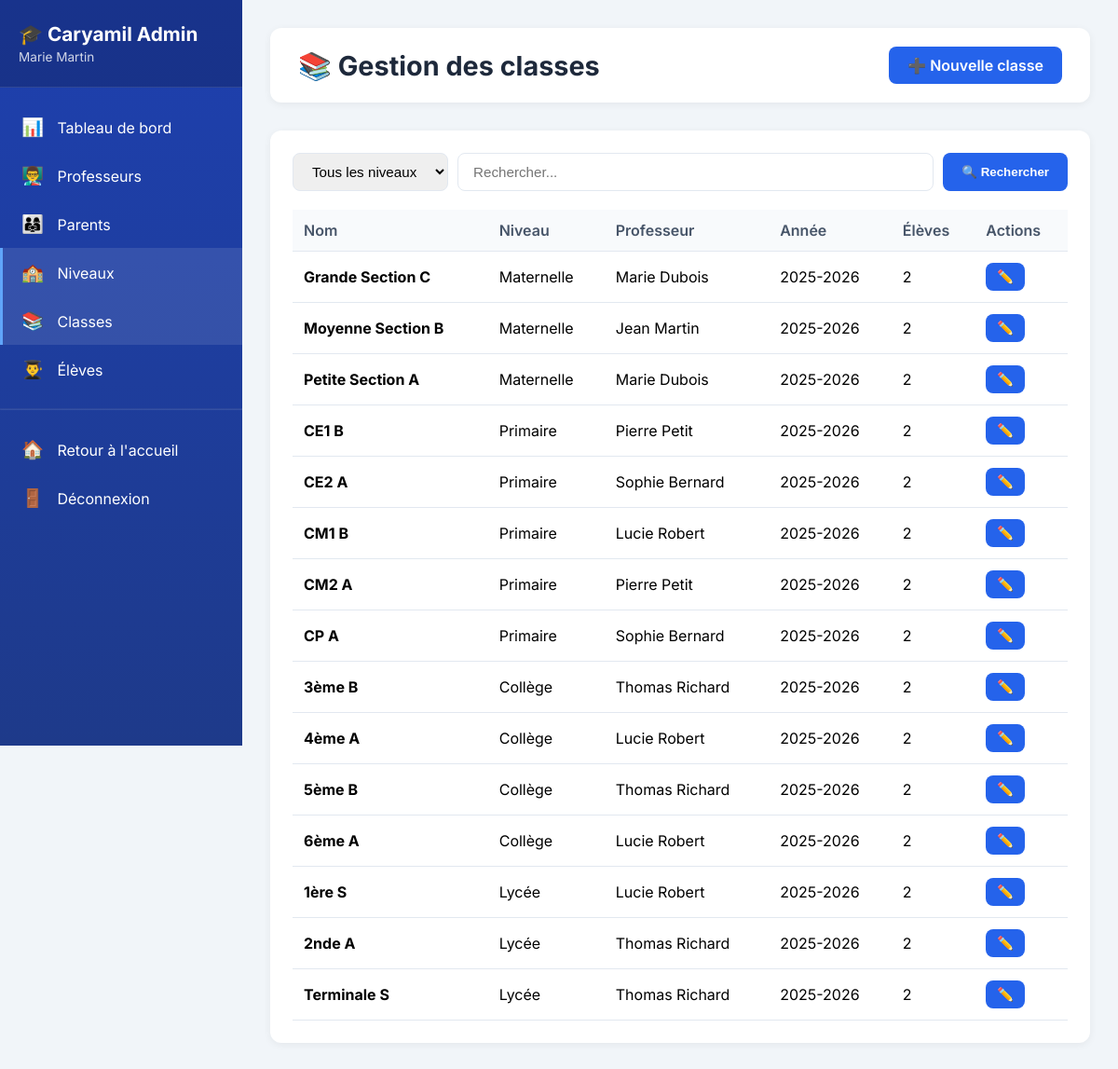
/niveaux/administration/classes/ (signed in), run on an earlier commit of the app's database.
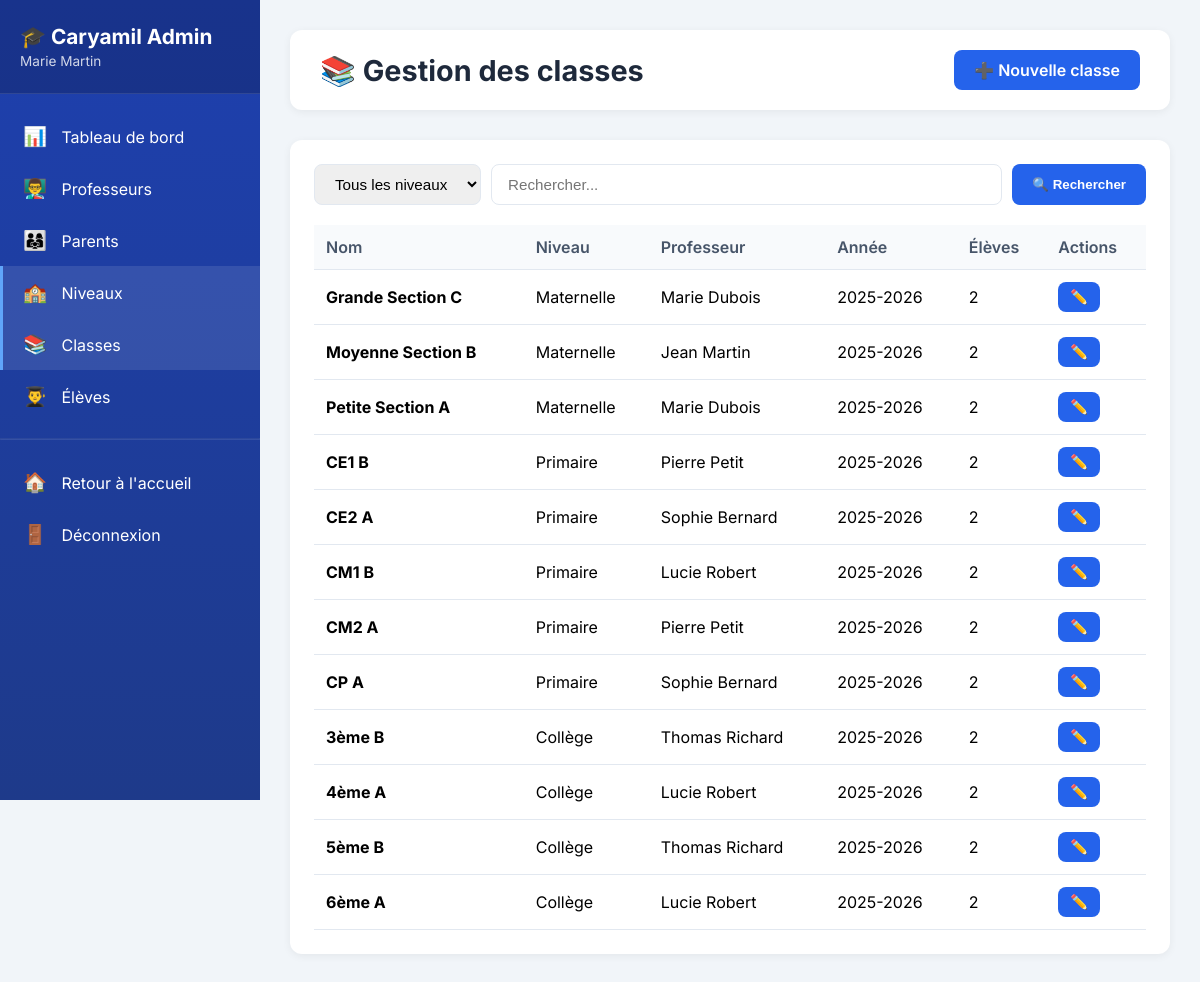
And on a later commit of the database.
### school_core/models.py (models this page shows, shortened)
class Classroom(models.Model):
    level = models.ForeignKey(SchoolLevel, on_delete=models.CASCADE, related_name='classrooms')
    name = models.CharField(max_length=50)
    teacher = models.ForeignKey(
        settings.AUTH_USER_MODEL,
        on_delete=models.SET_NULL,
        null=True,
        blank=True,
        limit_choices_to={'is_teacher': True},
        related_name='taught_classes'
    )
    school_year = models.CharField(max_length=9, default='2025-2026')
    class Meta:
        verbose_name = "Classe"
        verbose_name_plural = "Classes"
        ordering = ['level', 'name']

class SchoolLevel(models.Model):
    name = models.CharField(max_length=50, unique=True)
    slug = models.SlugField(unique=True)
    description = models.TextField(blank=True)
    class Meta:
        verbose_name = "Niveau scolaire"
        verbose_name_plural = "Niveaux scolaires"
        ordering = ['id']

### accounts/models.py (models this page shows, shortened)
class CustomUser(AbstractUser):
    is_parent = models.BooleanField(default=False, verbose_name="Est parent")
    is_teacher = models.BooleanField(default=False, verbose_name="Est professeur")
    is_director = models.BooleanField(default=False, verbose_name="Est directeur")

### interfaces/views_admin.py (the view)
# urls.py: path('administration/classes/', views_admin.admin_classes_list, name='admin_classes_list'),
@login_required
def admin_classes_list(request):
    if not user_is_admin(request.user):
        messages.error(request, "Accès refusé.")
        return redirect('niveau_selector')
    level_id = request.GET.get('level', '')
    search = request.GET.get('search', '')
    classes = Classroom.objects.select_related('level', 'teacher').annotate(
        student_count=Count('students')
    ).order_by('level', 'name')
    if level_id:
        classes = classes.filter(level_id=level_id)
    if search:
        classes = classes.filter(Q(name__icontains=search))
    levels = SchoolLevel.objects.all()
    context = {
        'classes': classes,
        'levels': levels,
        'selected_level': level_id,
        'search': search,
    }
    return render(request, 'admin/classes_list.html', context)

### interfaces/views_admin.py (called while the page is built)
def user_is_admin(user):
    return user.is_superuser or user.is_director

### interfaces/templates/admin/classes_list.html (shortened to what this page needs)
{% extends 'admin/base.html' %}
{% block content %}
<div class="top-bar">
    <h1 class="page-title">📚 Gestion des classes</h1>
    <a href="{% url 'admin_class_create' %}" class="btn btn-primary">➕ Nouvelle classe</a>
</div>
<div class="card">
    <form method="get" class="search-bar">
        <select name="level">
            <option value="">Tous les niveaux</option>
        </select>
        <input type="text" name="search" placeholder="Rechercher..." value="{{ search }}">
        <button type="submit" class="btn btn-primary">🔍 Rechercher</button>
    </form>
    <table>
        <thead>
            <tr><th>Nom</th><th>Niveau</th><th>Professeur</th><th>Année</th><th>Élèves</th><th>Actions</th></tr>
        </thead>
        <tbody>
            {% for classroom in classes %}
            <tr>
                <td><strong>{{ classroom.name }}</strong></td>
                <td>{{ classroom.level.name }}</td>
                <td>{{ classroom.teacher.get_full_name|default:"-" }}</td>
                <td>{{ classroom.school_year }}</td>
                <td>{{ classroom.student_count }}</td>
                <td><a href="{% url 'admin_class_edit' classroom.id %}" class="btn btn-sm btn-primary">✏️</a></td>
            </tr>
            {% empty %}
            <tr><td colspan="6" style="text-align: center; color: #64748b;">Aucune classe</td></tr>
            {% endfor %}
        </tbody>
    </table>
</div>
{% endblock %}

What changed in the data, as far as the page shows it:
removed Classroom: name "1ère S", level.name "Lycée", teacher.get_full_name "Lucie Robert", school_year "2025-2026", student_count "2"
removed Classroom: name "2nde A", level.name "Lycée", teacher.get_full_name "Thomas Richard", school_year "2025-2026", student_count "2"
removed Classroom: name "Terminale S", level.name "Lycée", teacher.get_full_name "Thomas Richard", school_year "2025-2026", student_count "2"
